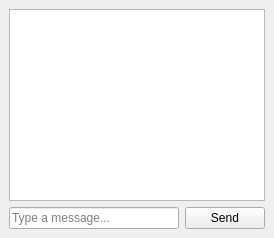
<?xml version="1.0" encoding="UTF-8"?>
<ui version="4.0">
 <class>MainWindow</class>
 <widget class="QMainWindow" name="MainWindow">
  <property name="windowTitle">
   <string>Secure Messenger</string>
  </property>
  <widget class="QWidget" name="centralwidget">
   <layout class="QVBoxLayout">
    <item>
     <widget class="QListWidget" name="messageList"/>
    </item>
    <item>
     <layout class="QHBoxLayout">
      <item>
       <widget class="QLineEdit" name="messageInput">
        <property name="placeholderText">
         <string>Type a message...</string>
        </property>
       </widget>
      </item>
      <item>
       <widget class="QPushButton" name="sendButton">
        <property name="text">
         <string>Send</string>
        </property>
       </widget>
      </item>
     </layout>
    </item>
   </layout>
  </widget>
 </widget>
</ui>
